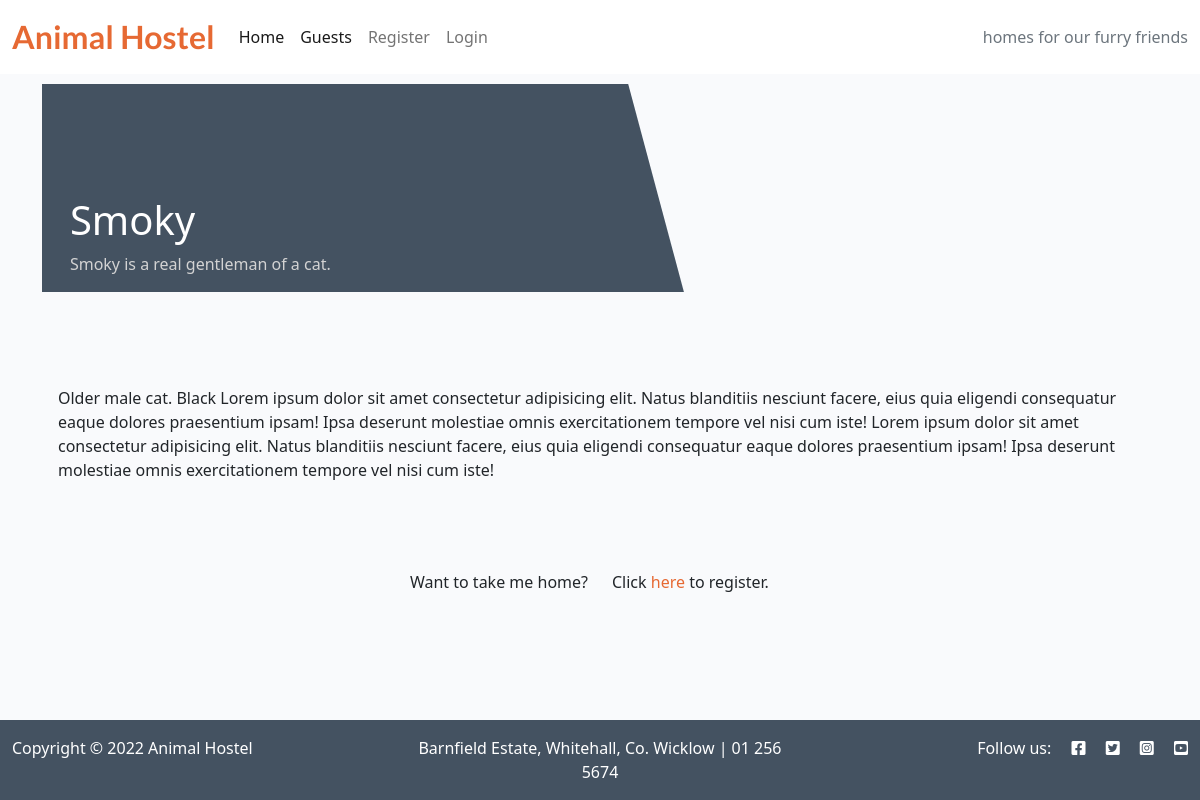
/guest/smoky/, run on the app's committed database.
### home_animals/models.py (models this page shows, shortened)
class Animal(models.Model):
    name = models.CharField(max_length=200, unique=True)
    slug = models.SlugField(max_length=200, unique=True)
    type = models.ForeignKey(AnimalType, on_delete=models.CASCADE,
                             related_name="home_animals_animals")
    description = models.TextField()
    image = CloudinaryField('image', default='placeholder')
    slogan = models.TextField(blank=True)
    class Meta:
        ordering = ['name']

### home_animals/views.py (the view)
# urls.py: path('guest/<slug:slug>/', views.GuestDetail.as_view(), name='guest_detail'),
class GuestDetail(View):
    def get(self, request, slug, *args, **kwargs):
        queryset = Animal.objects
        guest = get_object_or_404(queryset, slug=slug)
        return render(
            request,
            'pages/guest_detail.html',
            {
                'guest': guest,
            }
        )

### templates/pages/guest_detail.html (shortened to what this page needs)
{% extends 'base.html' %} {% block content %}
<div class="masthead">
    <div class="container">
        <div class="row g-0">
            <div class="col-12 col-md-6 masthead-text">
                <h1 class="guest-name">{{ guest.name }} </h1>
                <p class="guest-slogan"> {{ guest.slogan }} </p>
            </div>
            <div class="col-12 col-md-6 masthead-image">
            </div>
        </div>
    </div>
</div>
<div class="container">
    <div class="row">
        <div class="col card mb-4  mt-3 left  top">
            <div class="card-body">
                <p class="card-text ">
                    {{ guest.description | safe }}
                </p>
            </div>
        </div>
    </div>
</div>
<div class="row text-center mt-5 mb-5">
    <div class="col-12 col-sm-6 text-sm-end">
        <scan class="text-sm-right">Want to take me home?</scan>
    </div>
    <div class="col-12 col-sm-6 text-sm-start">
        <scan>Click
            {% if user.is_authenticated %}
            <a class="link" href="#">here</a> to make an offer.
            {% else %}
            <a class="link" href="accounts/signup">here</a> to register.
            {% endif %}
        </scan>
    </div>
</div>
{% endblock content %}

### static/css/style.css (style rules this page uses)
:root { --orange: #e66933; --dark-grey: #445261; --light-grey: #F9FAFC; --white: #fff; }
body { background-color: var(--light-grey); }
.main-bg { background-color: var(--light-grey); }
.card { border: none; background-color: transparent; height: 80%; }
.card-body { height: 100%; }
.masthead-text { background-color: #445261; color: white; position: relative; }
.guest-name { margin-top: 20%; margin-left: 5%; }
.guest-slogan { margin-left: 5%; color: lightgray; }
.link { color: var(--orange); text-decoration: none; }
@media only screen and (min-width: 768px) { .masthead { margin-top: 10px; overflow: hidden; position: relative; display: inline-block; height: 33vh; width: 100%; } }
@media only screen and (min-width: 768px) { .masthead-image { position: relative; overflow: hidden; } }
@media only screen and (min-width: 768px) { .masthead-image:after { content: ""; position: absolute; top: 0; right: 90%; height: 100%; width: 150%; background: #445261; -webkit-transform: skew(15deg); -moz-transform: skew(15deg); transform: skew(15deg); z-index: 100; } }

### data on the page
Animal: name "Smoky", slogan "Smoky is a real gentleman of a cat.", description "Older male cat. Black Lorem ipsum dolor sit amet consectetur adipisicing elit. Natus blanditiis nesciunt facere, eius quia eligendi consequatur eaque dolores praesentium ipsam! Ipsa deserunt molestiae omnis exercitationem tempore vel nisi cum iste! Lorem ipsum dolor sit amet consectetur adipisicing elit. Natus blanditiis nesciunt facere, eius quia eligendi consequatur eaque dolores praesentium ipsam! Ipsa deserunt molestiae omnis exercitationem tempore vel nisi cum iste!"
